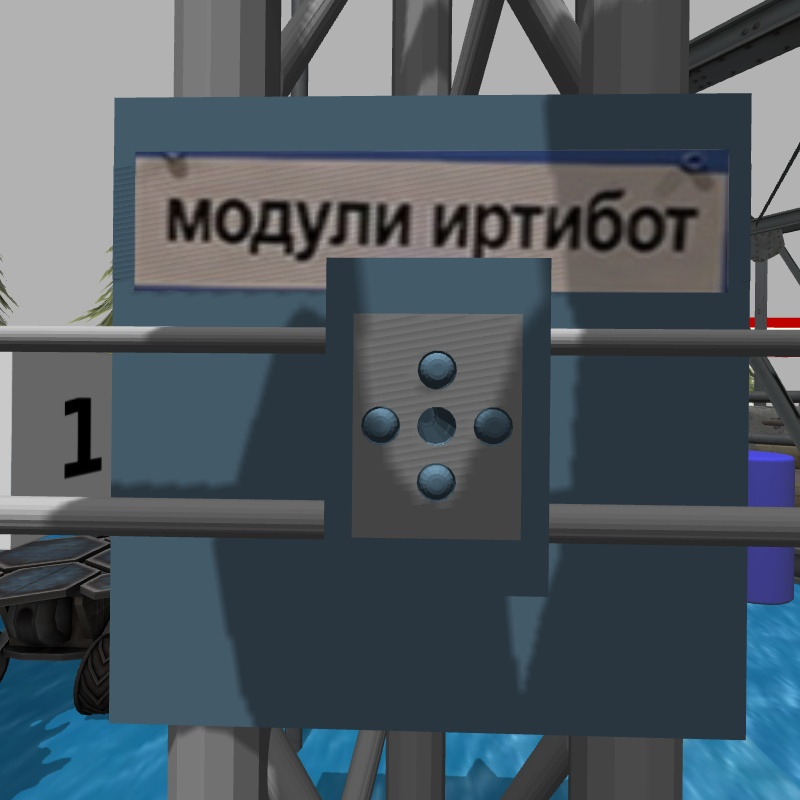
#> input picture cv_machax/5imgb38.jpg, 800 x 800 px, given in place of video2.avi, which was not available
$ python board.py   (older library calls are emulated)
#> lines starting #> are read from the running program, lines starting #| are printed output that depends on the picture; after the words box and inside, x2 and y2 are one past the last pixel; in counts of white or black regions, pixels touching at a corner belong together; pictures that were not available may be replaced by others from this repository, and a replacement may not be noted
#> further down, frame is the input picture: shape (800, 800, 3); mean B, G, R 95.3, 87.6, 76.8
import numpy as np
import cv2

def detect(cv_img) :
	img=cv_img.copy()
	img_hsv=cv2.cvtColor(img,cv2.COLOR_BGR2HSV)
#> img_hsv: shape (800, 800, 3); mean H, S, V 61.6, 58.9, 97
	img_gray=cv2.cvtColor(img,cv2.COLOR_BGR2GRAY)
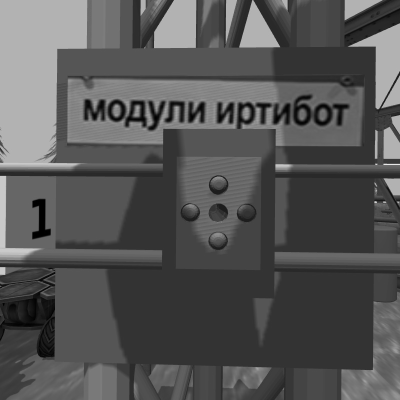
#> img_gray: shape (800, 800) (shown at 1/2 size); min 0, max 250, mean 85.3

	b,g,r=np.rollaxis(img,2,0)
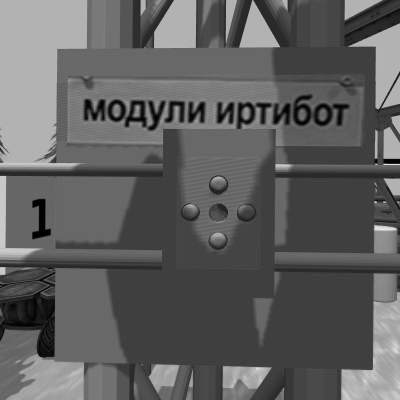
#> b: shape (800, 800) (shown at 1/2 size); min 0, max 242, mean 95.3
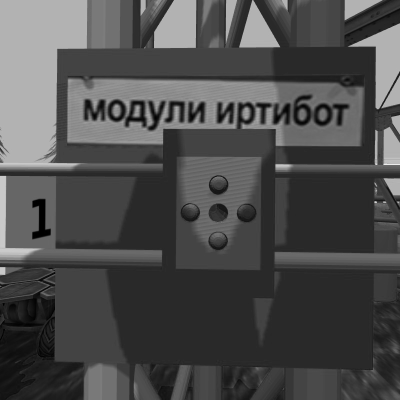
#> r: shape (800, 800) (shown at 1/2 size); min 0, max 255, mean 76.8
	h,s,v=np.rollaxis(img_hsv,2,0)
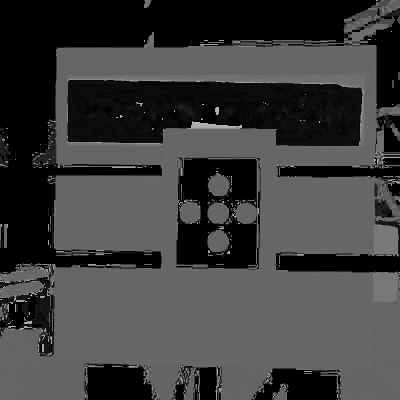
#> h: shape (800, 800) (shown at 1/2 size); min 0, max 179, mean 61.6
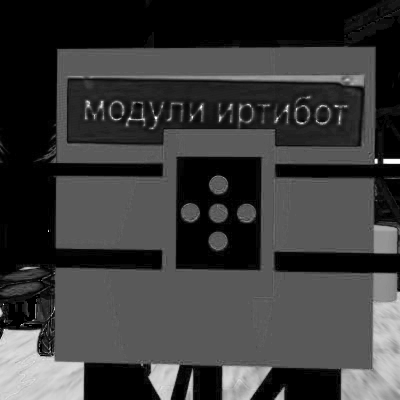
#> s: shape (800, 800) (shown at 1/2 size); min 0, max 255, mean 58.9

	mask_colour=((r-g)^2+(g-b)^2+(b-r)^2)>10
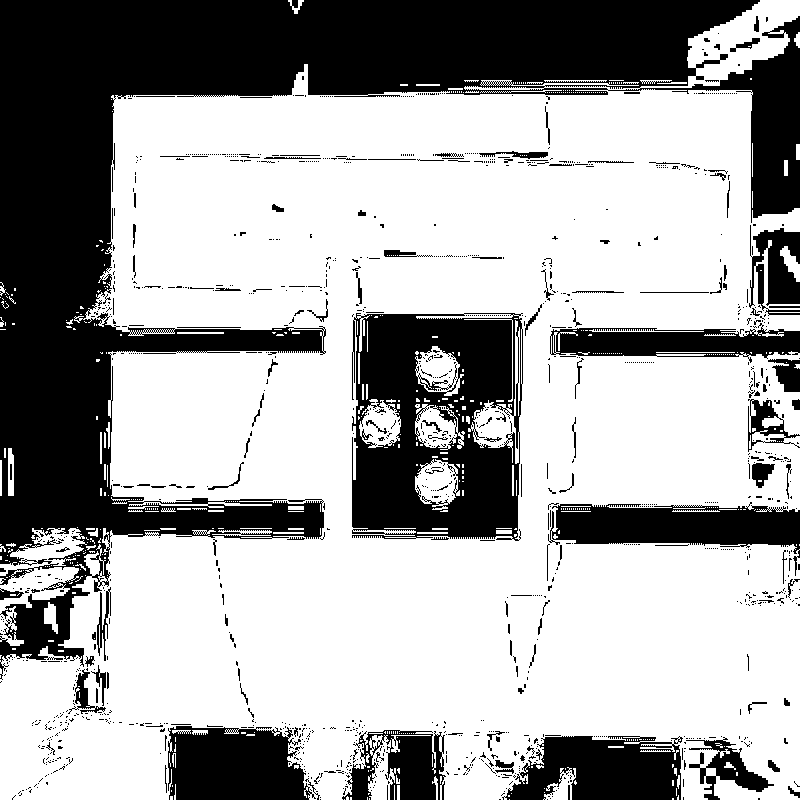
#> mask_colour: shape (800, 800) bool; 65.8% white; 1280 black regions (1138 under 20 px), largest, box (x1, y1, x2, y2) and area: (0, 0, 800, 680) 137744, (352, 313, 523, 541) 27730, (548, 502, 800, 576) 8977
	mask_colour=(mask_colour*255).astype(np.uint8)

	mask_blue=(95<=h)*(h<=110)*mask_colour
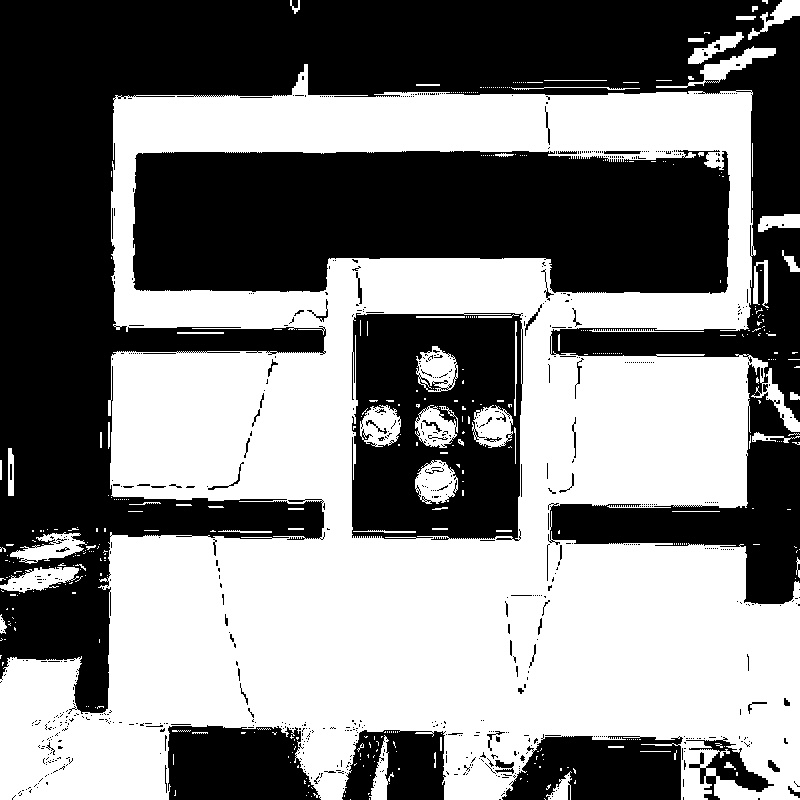
#> mask_blue: shape (800, 800); 50.4% white; 776 black regions (709 under 20 px)
	# mask_blue=(mask_blue*255).astype(np.uint8)
	# mask_colour=(mask_colour*255).astype(np.uint8)
	# # print(mask_blue.shape)
	_, contours, hierarchy= cv2.findContours(mask_blue,cv2.RETR_TREE,
	cv2.CHAIN_APPROX_SIMPLE)
#> contours = 1765 contours, 1596 with area under 20; largest, box (x1, y1, x2, y2) and area: (0, 64, 800, 800) 420333, (132, 149, 731, 295) 75240, (351, 312, 523, 542) 37780, (685, 739, 775, 793) 1691, (416, 346, 458, 392) 1362

	size=mask_blue.shape[0]
	mask=mask_blue.reshape((size,size,1))
	mask=np.repeat(mask,3,-1)
#> mask: shape (800, 800, 3); 50.4% white; 776 black regions (709 under 20 px), largest, box (x1, y1, x2, y2) and area: (0, 0, 800, 714) 181718, (133, 150, 730, 294) 74266, (352, 313, 523, 541) 30086
	cv2.imshow('mask',mask)
	cv2.waitKey(50)
	# print(len(contours))
	i=0
	max_area=0
	brd=[]
	for cnt in contours :
		if cv2.contourArea(cnt)>1e2 :
			# i+=1
			hull=cv2.convexHull(cnt)
			(x,y),(h,w),theta=cv2.minAreaRect(hull)
			area=cv2.contourArea(hull)
			# print(area,h,w)
			if 1.0*abs(h*w-area)/(h*w)<0.05 :
				if abs(np.arctan(1.0*h/w)-np.pi/4)>np.pi/36:
					continue
				i+=1
				if area>max_area :
					max_area=area
					brd=hull
#> this loop made 1765 passes
#> (x, y, h, w, theta, area) on passes 21, 79, 151, 215, 274, 282, 343, 345: (558.5, 785, 28, 25, -90, 434.5), (385.1, 768.8, 65.28, 18.78, -76.76, 884.5), (39.19, 578.6, 80.06, 22.69, -9.46, 1377), (47.49, 546.8, 76.94, 26.62, -8.97, 1533.5), (10.5, 471.5, 47, 5, -90, 228), (775.5, 437.1, 9.18, 46.98, -88.21, 335.5), (760, 283.6, 14.91, 47.07, -1.22, 622.5), (790.1, 260.7, 9.39, 26.39, -26.57, 191)
#> after the loop, brd = []; i = 0; max_area = 0
					# print(area)

			# box=cv2.boxPoints(rect)
			# box=np.int0(box)
	if i==0:
		return [False,0]
	return [True,brd]
	# [8 lines of commented-out code are left out]


if __name__=='__main__':
	cap=cv2.VideoCapture('videos/video2.avi')
	while True :
		ret,frame=cap.read()
		hull=detect(frame)
#> hull = [False, 0]
		if hull[0] :
			cv2.drawContours(frame,[hull[1]],0,(0,0,255),3)
		cv2.imshow('frame',frame)
		cv2.waitKey(50)
	# [6 lines of commented-out code are left out]

$ run again, on cv_machax/5imgc7.jpg
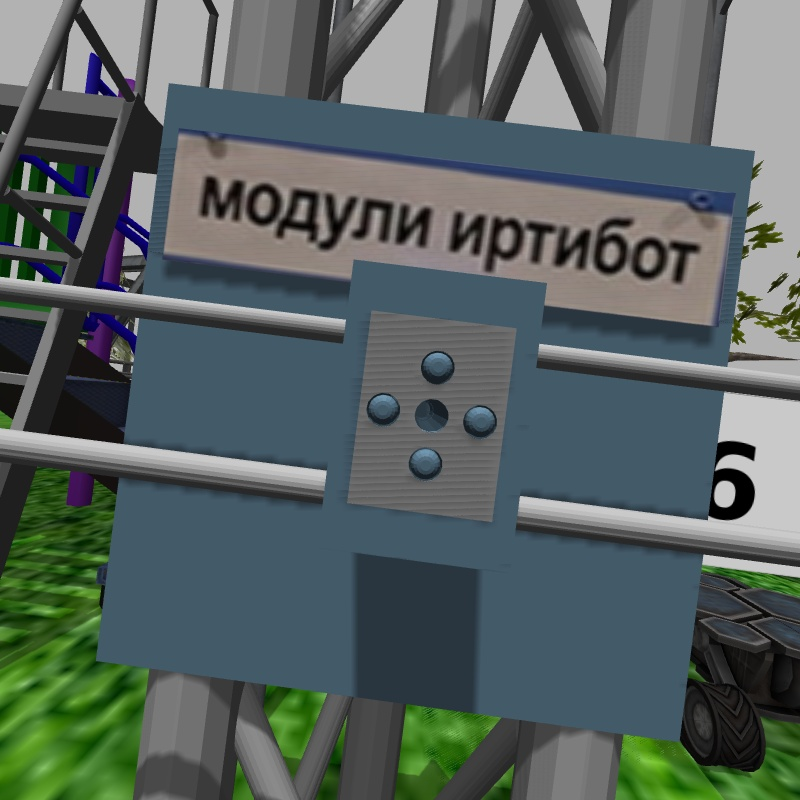
#> input picture cv_machax/5imgc7.jpg, 800 x 800 px, given in place of video2.avi, which was not available
#> frame is the input picture: shape (800, 800, 3); mean B, G, R 95.2, 97.6, 85.6
#> img_hsv: shape (800, 800, 3); mean H, S, V 56.2, 62.6, 104.8
#> in detect, `mask_colour=((r-g)^2+(g-b)^2+(b-r)^2)>10`:
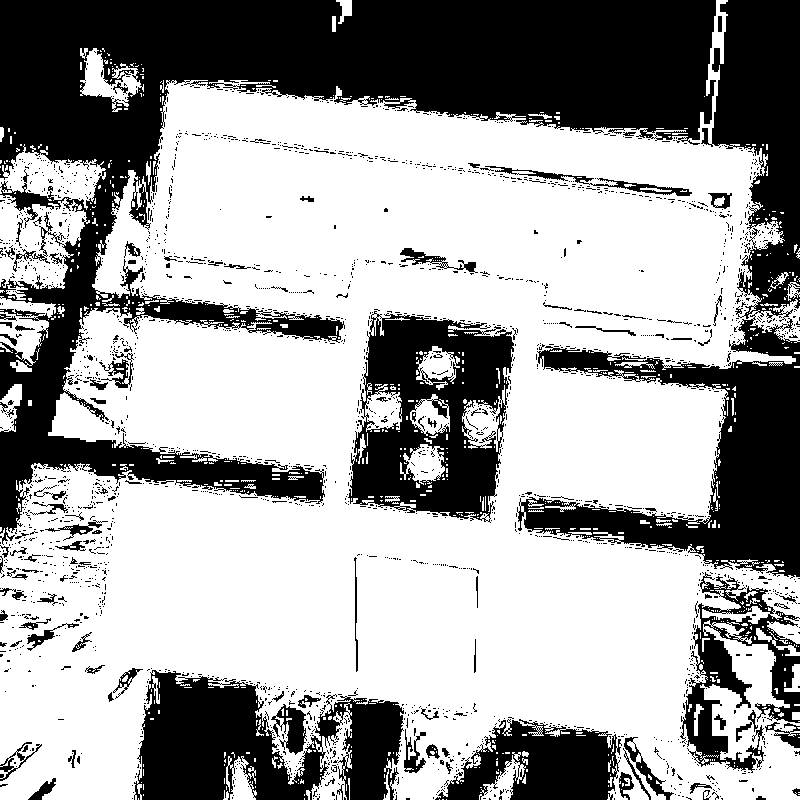
#> mask_colour: shape (800, 800) bool; 63.4% white; 2186 black regions (2066 under 20 px), largest, box (x1, y1, x2, y2) and area: (0, 0, 716, 545) 112698, (517, 0, 800, 579) 45656, (134, 670, 404, 800) 20980
#> in detect, `mask_blue=(95<=h)*(h<=110)*mask_colour`:
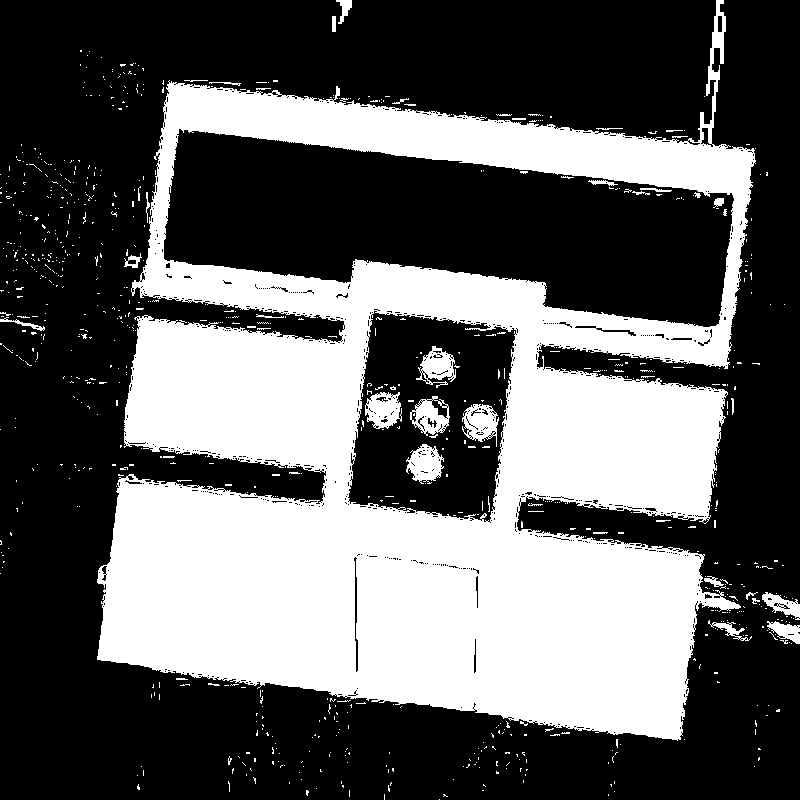
#> mask_blue: shape (800, 800); 37.5% white; 801 white regions (759 under 20 px)
#> contours = 1914 contours, 1845 with area under 20; largest, box (x1, y1, x2, y2) and area: (97, 0, 756, 741) 327196, (163, 128, 735, 328) 70465, (347, 310, 517, 523) 27986, (410, 396, 450, 436) 1037, (462, 404, 499, 447) 961
#> mask: shape (800, 800, 3); 37.5% white; 801 white regions (759 under 20 px), largest, box (x1, y1, x2, y2) and area: (97, 0, 756, 741) 229538, (406, 444, 444, 484) 955, (365, 392, 402, 429) 929
#> the loop in detect, `for cnt in contours :` made 1914 passes
#> (x, y, h, w, theta, area) on passes 180, 190, 227, 544, 766, 887, 1339, 1412: (783.1, 631.6, 18.25, 35.18, -80.54, 483.5), (729.8, 628.4, 14.31, 45.62, -63.43, 459.5), (780.9, 605.4, 19.65, 41.72, -75.96, 639), (132.5, 260, 14, 17, -90, 178.5), (446.3, 342.4, 741.7, 642.2, -83.66, 410715.5), (355.7, 614, 4.02, 116, -0.699, 442), (615.7, 330.4, 6.65, 41.58, -81.87, 211.5), (432, 415.4, 198.7, 148.7, -82.87, 29230.5)
#> after the loop in detect, `for cnt in contours :`: brd = []; i = 0
#> hull = [False, 0]

$ run again, on cv_machax/image.jpg
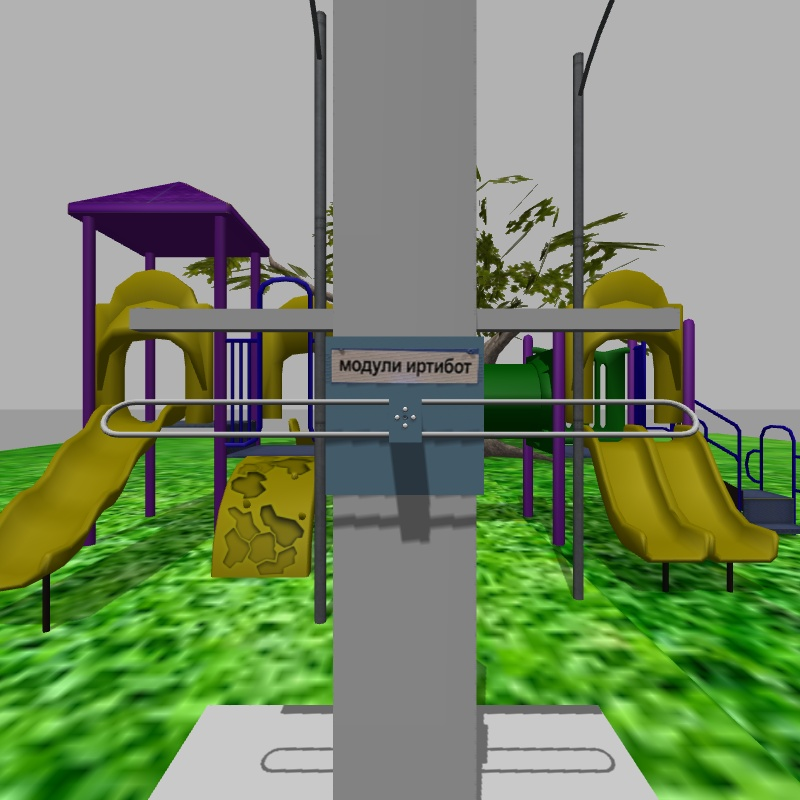
#> input picture cv_machax/image.jpg, 800 x 800 px, given in place of video2.avi, which was not available
#> frame is the input picture: shape (800, 800, 3); mean B, G, R 105.3, 139.8, 121.9
#> img_hsv: shape (800, 800, 3); mean H, S, V 33.9, 88, 144.3
#> in detect, `mask_colour=((r-g)^2+(g-b)^2+(b-r)^2)>10`:
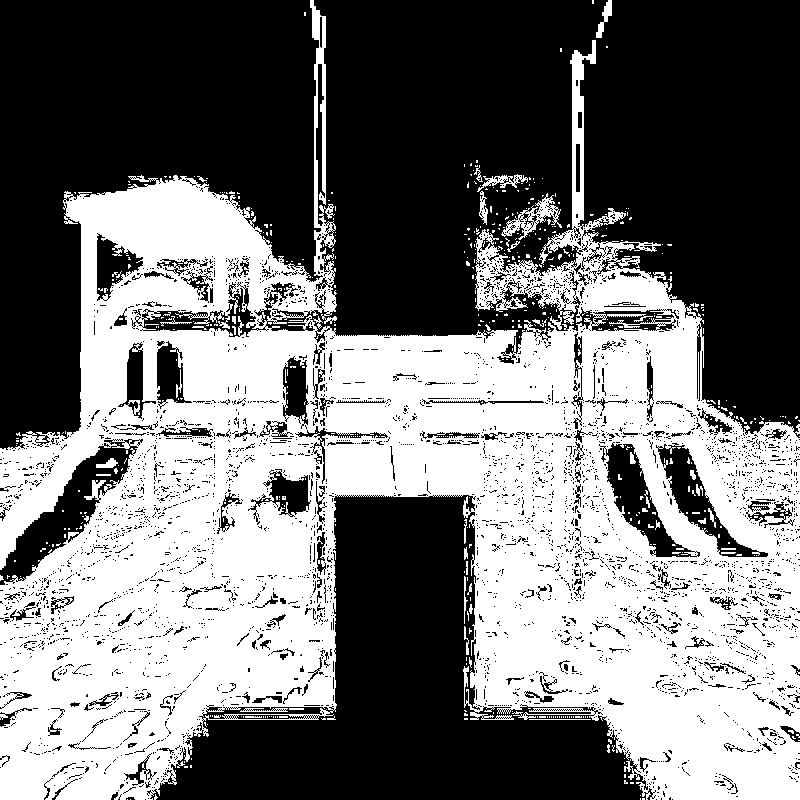
#> mask_colour: shape (800, 800) bool; 45.8% white; 561 white regions (520 under 20 px), largest, box (x1, y1, x2, y2) and area: (0, 0, 800, 800) 287988, (501, 193, 562, 240) 790, (477, 174, 528, 192) 297
#> mask_blue: shape (800, 800); 4.1% white; 910 white regions (881 under 20 px)
#> contours = 1131 contours, 1104 with area under 20; largest, box (x1, y1, x2, y2) and area: (314, 335, 485, 497) 24444, (328, 347, 481, 386) 5221, (572, 52, 592, 224) 1713, (310, 0, 326, 276) 1264, (317, 397, 388, 418) 333
#> mask: shape (800, 800, 3); 4.1% white; 910 white regions (881 under 20 px), largest, box (x1, y1, x2, y2) and area: (314, 335, 485, 497) 19231, (310, 0, 326, 276) 1735, (572, 52, 592, 224) 1629
#> the loop in detect, `for cnt in contours :` made 1131 passes
#> (x, y, h, w, theta, area, i, max_area) on pass 616: (399, 415.5, 161, 170, -90, 26647.5, 1, 26647.5)
#> after the loop in detect, `for cnt in contours :`: brd = contour of 16 points, box (x1, y1, x2, y2) (314, 335, 485, 497), area 26648; i = 1; max_area = 26647.5
#> hull = 2 items, first 2: True, contour of 16 points, box (x1, y1, x2, y2) (314, 335, 485, 497), area 26648
#> `cv2.drawContours(frame,[hull[1]],0,(0,0,255),3)`:
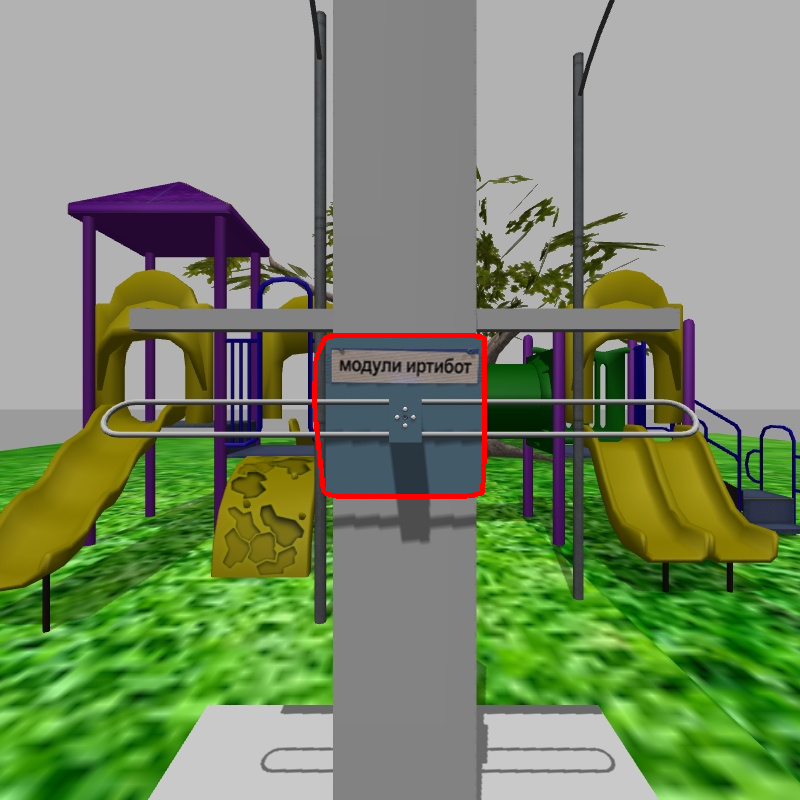
#> frame: shape (800, 800, 3); 0.49% of pixels changed, all inside (x1, y1, x2, y2) = (312, 333, 487, 499)
